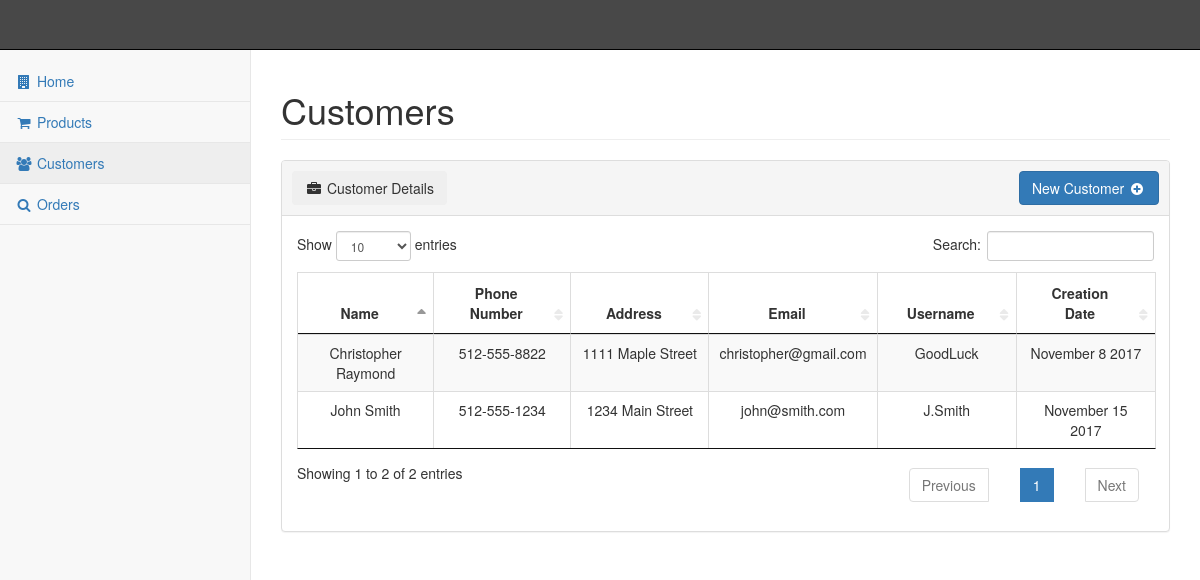
Page /pages/customer.php on the committed database.
### tables this page shows
CREATE TABLE IF NOT EXISTS `customer` (
  `NAME` varchar(254) NOT NULL,
  `PHONENO` varchar(12) NOT NULL,
  `ADDRESS` varchar(256) NOT NULL,
  `EMAIL` varchar(100) NOT NULL,
  `USERNAME` varchar(12) NOT NULL,
  `PASSWORD` varchar(12) NOT NULL,
  `CREATEDDATE` datetime NOT NULL,
  `IDNUMBER` int NOT NULL AUTO_INCREMENT,
  PRIMARY KEY (`IDNUMBER`),
  UNIQUE KEY `EMAIL_UNIQUE` (`EMAIL`)
);

### pages/customer.php (the view, shortened to what this page needs)
<?php include_once ($_SERVER['DOCUMENT_ROOT'].'/pages/header.php'); ?>
<div id="page-wrapper">
    <div class="row">
        <div class="col-lg-12">
            <h1 class="page-header">Customers</h1>
        </div>
    </div>
    <div class="row">
        <div class="col-lg-12">
            <div class="panel panel-default">
                <div style="height: 55px;padding:10px" class="panel-heading">
                    <button class="btn btn-secondary pull-left"><i class="fa fa-briefcase fa-fw"></i> Customer Details</button>
                    <a class="btn btn-primary pull-right" role="button" href="/pages/newCustomer.php">New Customer <span class="fa fa-plus-circle fa-fw"></span></a>
                </div>
                <div class="panel-body">
                    <table id="customers" class="table table-striped table-bordered"><?php
							$query = "SELECT name, phoneno, address, email, username, createddate FROM CUSTOMER ORDER BY IDNUMBER";
							$result = $mysqli->query($query);
				            echo "<thead>";
					        	echo "<th style='text-align:center' width=\"" . 100/mysqli_num_fields($result) . "%\">Name</th>";
	        					echo "<th style='text-align:center' width=\"" . 100/mysqli_num_fields($result) . "%\">Phone Number</th>";
					        	echo "<th style='text-align:center' width=\"" . 100/mysqli_num_fields($result) . "%\">Address</th>";
	        					echo "<th style='text-align:center' width=\"" . 100/mysqli_num_fields($result) . "%\">Email</th>";
	        					echo "<th style='text-align:center' width=\"" . 100/mysqli_num_fields($result) . "%\">Username</th>";
	        					echo "<th style='text-align:center' width=\"" . 100/mysqli_num_fields($result) . "%\">Creation Date</th>";
				            echo "</thead>";
				            echo "<tbody>";
				            	while($row = mysqli_fetch_array($result)){
				                  	echo "<tr>";
				                  	echo "<td align='center'>" . $row['name'] . "</td>";
            			      		echo "<td align='center'>" . $row['phoneno'] . "</td>";
                  					echo "<td align='center'>" . $row['address'] . "</td>";
				                  	echo "<td align='center'>" . $row['email'] . "</td>";
									echo "<td align='center'>" . $row['username'] . "</td>";
									echo "<td align='center'>" . date('F j Y', strtotime($row['createddate'])) . "</td>";
									echo "</tr>";
				                  }
			                  ?>
			            </tbody>
					</table>
                </div>
            </div>
        </div>
    </div>
</div>
<?php
include_once ($_SERVER['DOCUMENT_ROOT'].'/pages/footer.php');
?>

### rows in the picture
customer: NAME "Christopher Raymond", PHONENO "512-555-8822", ADDRESS "1111 Maple Street", EMAIL "christopher@gmail.com", USERNAME "GoodLuck", CREATEDDATE "November 8 2017"
customer: NAME "John Smith", PHONENO "512-555-1234", ADDRESS "1234 Main Street", EMAIL "john@smith.com", USERNAME "J.Smith", CREATEDDATE "November 15 2017"
